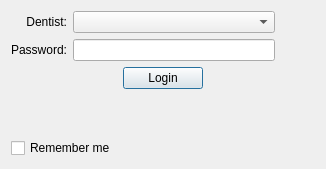
<?xml version="1.0" encoding="UTF-8"?>
<ui version="4.0">
 <class>LoginView</class>
 <widget class="QDialog" name="LoginView">
  <property name="geometry">
   <rect>
    <x>0</x>
    <y>0</y>
    <width>326</width>
    <height>169</height>
   </rect>
  </property>
  <property name="sizePolicy">
   <sizepolicy hsizetype="Fixed" vsizetype="Fixed">
    <horstretch>0</horstretch>
    <verstretch>0</verstretch>
   </sizepolicy>
  </property>
  <property name="minimumSize">
   <size>
    <width>268</width>
    <height>169</height>
   </size>
  </property>
  <property name="maximumSize">
   <size>
    <width>16777215</width>
    <height>16777215</height>
   </size>
  </property>
  <property name="windowTitle">
   <string>LoginView</string>
  </property>
  <layout class="QVBoxLayout" name="verticalLayout_3">
   <item>
    <layout class="QHBoxLayout" name="horizontalLayout_7">
     <item>
      <layout class="QVBoxLayout" name="verticalLayout">
       <item>
        <layout class="QHBoxLayout" name="horizontalLayout_6">
         <item>
          <widget class="QLabel" name="label_2">
           <property name="sizePolicy">
            <sizepolicy hsizetype="Preferred" vsizetype="Preferred">
             <horstretch>0</horstretch>
             <verstretch>0</verstretch>
            </sizepolicy>
           </property>
           <property name="text">
            <string>Dentist:</string>
           </property>
           <property name="alignment">
            <set>Qt::AlignmentFlag::AlignRight|Qt::AlignmentFlag::AlignTrailing|Qt::AlignmentFlag::AlignVCenter</set>
           </property>
          </widget>
         </item>
        </layout>
       </item>
       <item>
        <layout class="QHBoxLayout" name="horizontalLayout_5">
         <item>
          <widget class="QLabel" name="label_3">
           <property name="sizePolicy">
            <sizepolicy hsizetype="Preferred" vsizetype="Preferred">
             <horstretch>0</horstretch>
             <verstretch>0</verstretch>
            </sizepolicy>
           </property>
           <property name="text">
            <string>Password:</string>
           </property>
           <property name="alignment">
            <set>Qt::AlignmentFlag::AlignRight|Qt::AlignmentFlag::AlignTrailing|Qt::AlignmentFlag::AlignVCenter</set>
           </property>
          </widget>
         </item>
        </layout>
       </item>
      </layout>
     </item>
     <item>
      <layout class="QVBoxLayout" name="verticalLayout_2">
       <item>
        <layout class="QHBoxLayout" name="horizontalLayout_3">
         <item>
          <widget class="QComboBox" name="doctorCombo">
           <property name="sizePolicy">
            <sizepolicy hsizetype="Expanding" vsizetype="Fixed">
             <horstretch>0</horstretch>
             <verstretch>0</verstretch>
            </sizepolicy>
           </property>
          </widget>
         </item>
         <item>
          <spacer name="horizontalSpacer_4">
           <property name="orientation">
            <enum>Qt::Orientation::Horizontal</enum>
           </property>
           <property name="sizeType">
            <enum>QSizePolicy::Policy::Fixed</enum>
           </property>
           <property name="sizeHint" stdset="0">
            <size>
             <width>40</width>
             <height>20</height>
            </size>
           </property>
          </spacer>
         </item>
        </layout>
       </item>
       <item>
        <layout class="QHBoxLayout" name="horizontalLayout_2">
         <item>
          <widget class="QLineEdit" name="passEdit">
           <property name="maxLength">
            <number>20</number>
           </property>
          </widget>
         </item>
         <item>
          <spacer name="horizontalSpacer_5">
           <property name="orientation">
            <enum>Qt::Orientation::Horizontal</enum>
           </property>
           <property name="sizeType">
            <enum>QSizePolicy::Policy::Fixed</enum>
           </property>
           <property name="sizeHint" stdset="0">
            <size>
             <width>40</width>
             <height>20</height>
            </size>
           </property>
          </spacer>
         </item>
        </layout>
       </item>
      </layout>
     </item>
    </layout>
   </item>
   <item>
    <layout class="QHBoxLayout" name="horizontalLayout_4">
     <item>
      <spacer name="horizontalSpacer_2">
       <property name="orientation">
        <enum>Qt::Orientation::Horizontal</enum>
       </property>
       <property name="sizeHint" stdset="0">
        <size>
         <width>40</width>
         <height>20</height>
        </size>
       </property>
      </spacer>
     </item>
     <item>
      <widget class="QPushButton" name="okButton">
       <property name="text">
        <string>Login</string>
       </property>
      </widget>
     </item>
     <item>
      <spacer name="horizontalSpacer_3">
       <property name="orientation">
        <enum>Qt::Orientation::Horizontal</enum>
       </property>
       <property name="sizeHint" stdset="0">
        <size>
         <width>40</width>
         <height>20</height>
        </size>
       </property>
      </spacer>
     </item>
    </layout>
   </item>
   <item>
    <spacer name="verticalSpacer">
     <property name="orientation">
      <enum>Qt::Orientation::Vertical</enum>
     </property>
     <property name="sizeHint" stdset="0">
      <size>
       <width>20</width>
       <height>20</height>
      </size>
     </property>
    </spacer>
   </item>
   <item>
    <layout class="QHBoxLayout" name="horizontalLayout">
     <item>
      <widget class="QCheckBox" name="rememberCheck">
       <property name="text">
        <string>Remember me</string>
       </property>
      </widget>
     </item>
     <item>
      <spacer name="horizontalSpacer">
       <property name="orientation">
        <enum>Qt::Orientation::Horizontal</enum>
       </property>
       <property name="sizeHint" stdset="0">
        <size>
         <width>40</width>
         <height>20</height>
        </size>
       </property>
      </spacer>
     </item>
    </layout>
   </item>
  </layout>
 </widget>
 <layoutdefault spacing="6" margin="11"/>
 <tabstops>
  <tabstop>passEdit</tabstop>
  <tabstop>okButton</tabstop>
  <tabstop>rememberCheck</tabstop>
 </tabstops>
 <resources/>
 <connections/>
</ui>
